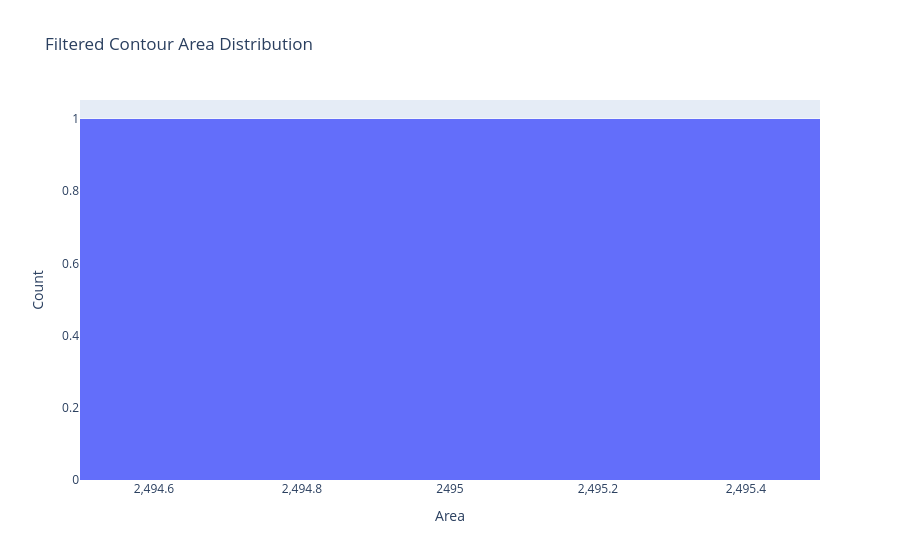

Notebook source saved alongside this figure:
### Code cell
# 輪郭面積により輪郭をフィルタリングする
import cv2
filtered_contours = [contour for contour in contours if 1000 < cv2.contourArea(contour) < 10000]  # 面積が1000以上10000未満の輪郭を残す

filtered_contour_areas = [cv2.contourArea(contour) for contour in filtered_contours]
import plotly.graph_objects as go
fig = go.Figure(data=[go.Histogram(x=filtered_contour_areas, nbinsx=20)])
fig.update_layout(title='Filtered Contour Area Distribution', xaxis_title='Area', yaxis_title='Count')
fig.show()

### Figure 1 — Plotly figure (JSON) as saved in the notebook; plotly's stock layout.template omitted (floating-point values rounded to 4 significant figures)
{"data": [{"nbinsx": 20, "type": "histogram", "x": [2495]}], "layout": {"title": {"text": "Filtered Contour Area Distribution"}, "xaxis": {"title": {"text": "Area"}}, "yaxis": {"title": {"text": "Count"}}}}
